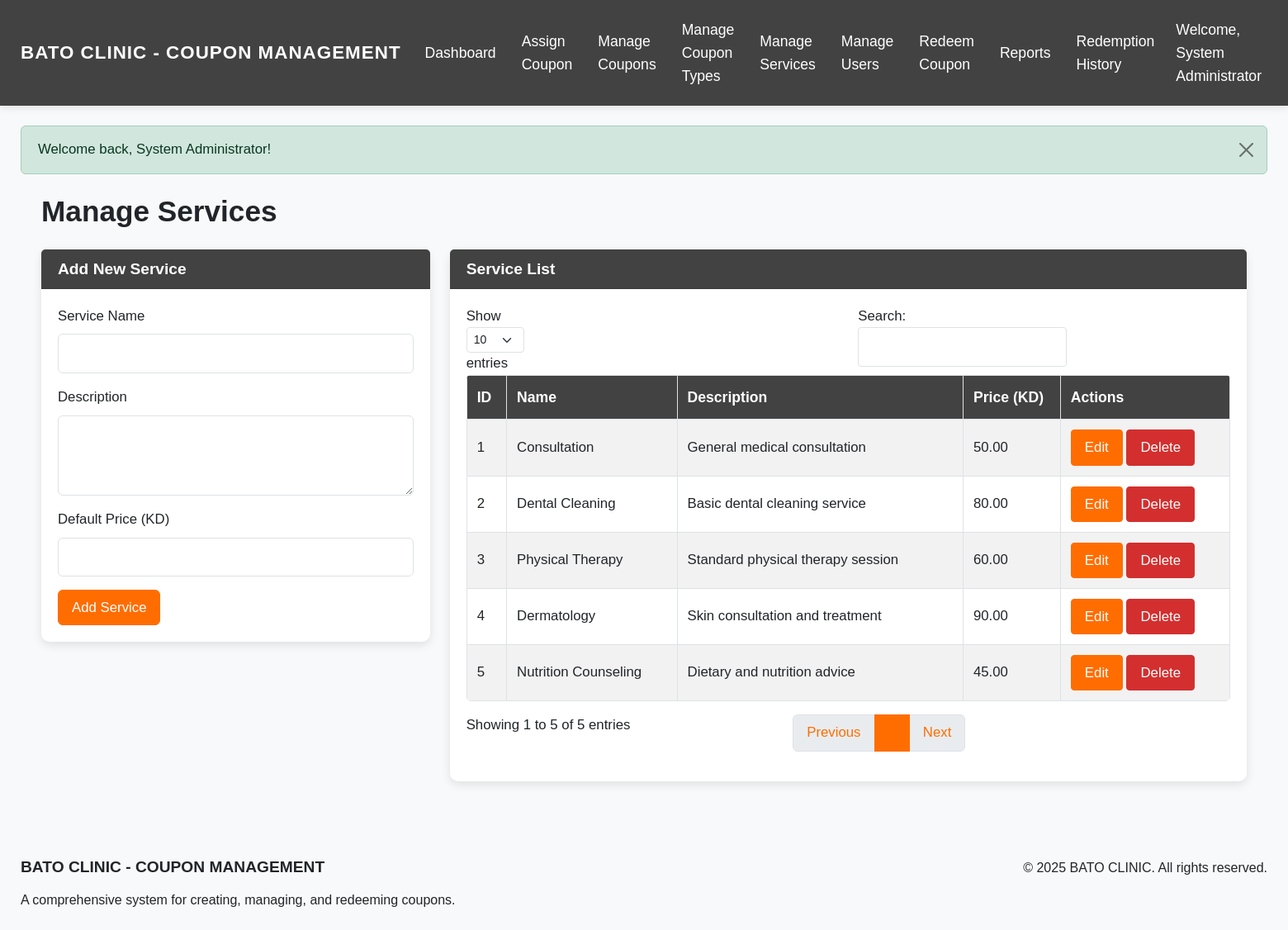
The app's page /admin/manage_services.php (signed in) with its own data.
### tables this page shows
CREATE TABLE services (
    id INT AUTO_INCREMENT PRIMARY KEY,
    name VARCHAR(100) NOT NULL,
    description TEXT,
    default_price DECIMAL(10, 2),
    created_at TIMESTAMP DEFAULT CURRENT_TIMESTAMP,
    updated_at TIMESTAMP DEFAULT CURRENT_TIMESTAMP ON UPDATE CURRENT_TIMESTAMP
);

### models/Service.php (called while the page is built, shortened)
<?php
class Service {
    private $conn;
    private $table_name = "services";
    public function __construct($db) {
        $this->conn = $db;
    }
    public function readAll() {
        $query = "SELECT * FROM " . $this->table_name . " ORDER BY name ASC";
        $stmt = $this->conn->prepare($query);
        $stmt->execute();
        return $stmt;
    }
}
?>

### admin/manage_services.php (the view, shortened to what this page needs)
<?php
require_once '../models/Service.php';
$database = new Database();
$db = $database->getConnection();
$service = new Service($db);
$services = [];
$stmt = $service->readAll();
while ($row = $stmt->fetch(PDO::FETCH_ASSOC)) {
    $services[] = $row;
}
include_once '../includes/header.php';
?>
<div class="container mt-4">
    <div class="row">
        <div class="col-md-12">
            <h1 class="mb-4">Manage Services</h1>
        </div>
    </div>
    <div class="row">
        <div class="col-md-4">
            <div class="card">
                <div class="card-header">
                    <h5 class="card-title mb-0">Add New Service</h5>
                </div>
                <div class="card-body">
                    <form method="post" action="">
                        <div class="mb-3">
                            <label for="name" class="form-label">Service Name</label>
                            <input type="text" class="form-control" id="name" name="name" required>
                        </div>
                        <div class="mb-3">
                            <label for="description" class="form-label">Description</label>
                            <textarea class="form-control" id="description" name="description" rows="3"></textarea>
                        </div>
                        <div class="mb-3">
                            <label for="default_price" class="form-label">Default Price (KD)</label>
                            <input type="number" step="0.01" min="0.01" class="form-control" id="default_price" name="default_price" required>
                        </div>
                        <button type="submit" name="create_service" class="btn btn-primary">Add Service</button>
                    </form>
                </div>
            </div>
        </div>
        <div class="col-md-8">
            <div class="card">
                <div class="card-header">
                    <h5 class="card-title mb-0">Service List</h5>
                </div>
                <div class="card-body">
                    <div class="table-responsive">
                        <table class="table table-bordered table-striped datatable">
                            <thead>
                                <tr>
                                    <th>ID</th>
                                    <th>Name</th>
                                    <th>Description</th>
                                    <th>Price (KD)</th>
                                    <th>Actions</th>
                                </tr>
                            </thead>
                            <tbody>
                                <?php foreach ($services as $s): ?>
                                    <tr>
                                        <td><?php echo $s['id']; ?></td>
                                        <td><?php echo $s['name']; ?></td>
                                        <td><?php echo $s['description']; ?></td>
                                        <td><?php echo number_format($s['default_price'], 2); ?></td>
                                        <td>
                                            <button type="button" class="btn btn-sm btn-primary edit-service"
                                                    data-id="<?php echo $s['id']; ?>"
                                                    data-name="<?php echo $s['name']; ?>"
                                                    data-description="<?php echo htmlspecialchars($s['description']); ?>"
                                                    data-price="<?php echo $s['default_price']; ?>">
                                                Edit
                                            </button>
                                            <button type="button" class="btn btn-sm btn-danger delete-service"
                                                    data-id="<?php echo $s['id']; ?>"
                                                    data-name="<?php echo $s['name']; ?>">
                                                Delete
                                            </button>
                                        </td>
                                    </tr>
                                <?php endforeach; ?>
                            </tbody>
                        </table>
                    </div>
                </div>
            </div>
        </div>
    </div>
</div>
<?php
include_once '../includes/footer.php';
?>

### includes/header.php (style rules this page uses)
body { background-color: #f8f9fa; font-family: 'Arial', sans-serif; font-size: 16px; line-height: 1.6; }
.card { border-radius: 10px; box-shadow: 0 4px 12px rgba(0, 0, 0, 0.1); margin-bottom: 20px; background-color: #ffffff; border: none; }
.card-header { background-color: #424242; border-bottom: 1px solid rgba(0, 0, 0, 0.125); font-weight: bold; color: #fff; border-top-left-radius: 10px; border-top-right-radius: 10px; font-size: 1.2rem; padding: 12px 20px; }
.card-body { padding: 20px; font-size: 1.05rem; }
.btn { font-size: 1.05rem; padding: 8px 16px; }
.btn-primary { background-color: #ff6d00; border-color: #ff6d00; }
.btn-danger { background-color: #d32f2f; border-color: #d32f2f; }
.table th { font-weight: 600; background-color: #424242; color: #fff; font-size: 1.1rem; padding: 12px; }
.table td { font-size: 1.05rem; padding: 12px; vertical-align: middle; }
.table { background-color: #ffffff; border-radius: 5px; overflow: hidden; }
.form-control { font-size: 1.05rem; padding: 10px 15px; height: auto; }
.form-label { font-size: 1.05rem; font-weight: 500; }
.container { max-width: 100% !important; padding-left: 25px; padding-right: 25px; }
.table-responsive { overflow-x: auto; }
h1, h2, h3, h4, h5, h6 { font-weight: 600; margin-bottom: 1rem; }
h1 { font-size: 2.2rem; }
h5 { font-size: 1.2rem; }

### records on screen
services: id "1", name "Consultation", description "General medical consultation", default_price "50.00"
services: id "2", name "Dental Cleaning", description "Basic dental cleaning service", default_price "80.00"
services: id "4", name "Dermatology", description "Skin consultation and treatment", default_price "90.00"
services: id "5", name "Nutrition Counseling", description "Dietary and nutrition advice", default_price "45.00"
services: id "3", name "Physical Therapy", description "Standard physical therapy session", default_price "60.00"

### other values on screen
$_SESSION['user_name'] "System Administrator"
$_SESSION['message'] "Welcome back, System Administrator!"
